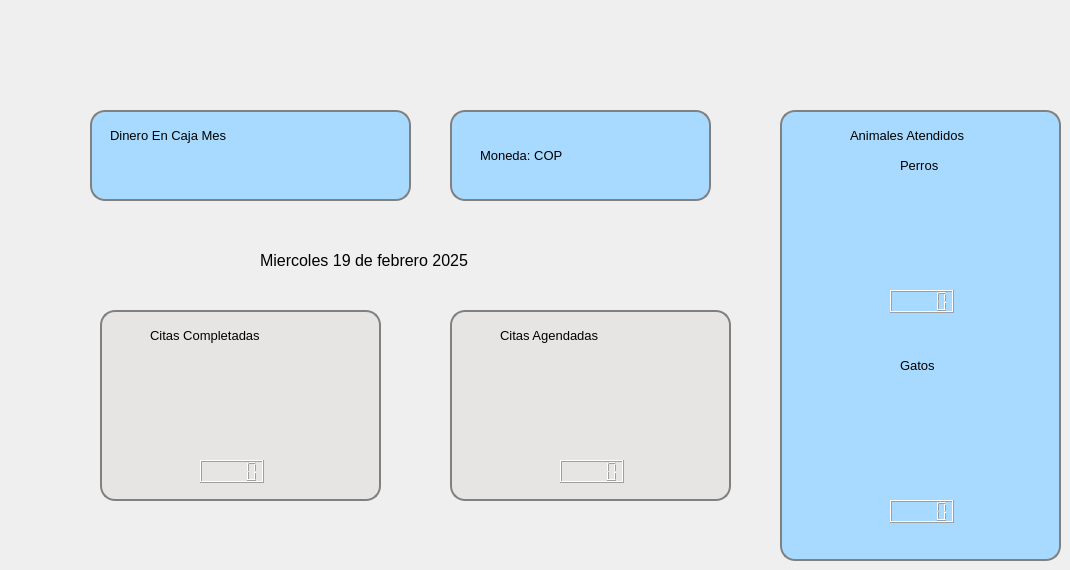
   <widget class="QWidget" name="pageGeneral">
    <widget class="QWidget" name="widgetDinero" native="true">
     <property name="geometry">
      <rect>
       <x>90</x>
       <y>110</y>
       <width>321</width>
       <height>91</height>
      </rect>
     </property>
     <property name="styleSheet">
      <string notr="true">QWidget#widgetDinero {
background-color: #a8daff; /* Azul claro */
border-radius: 15px; /* Borde redondeado */
border: 2px solid #808080; /* Borde gris */
background-position: right center; /* Coloca la imagen en el lado derecho */
background-repeat: no-repeat; /* No repite la imagen */
padding-right: 40px; /* Espacio adicional para evitar que el contenido se superponga con la imagen */

}


</string>
     </property>
     <widget class="QLineEdit" name="lineEditDineroCaja">
      <property name="geometry">
       <rect>
        <x>30</x>
        <y>50</y>
        <width>131</width>
        <height>31</height>
       </rect>
      </property>
      <property name="styleSheet">
       <string notr="true">background-color: #a8daff; /* Azul claro */
border: 2px solid #a8daff; /* Borde gris */</string>
      </property>
     </widget>
     <widget class="QLabel" name="label_3">
      <property name="geometry">
       <rect>
        <x>20</x>
        <y>10</y>
        <width>161</width>
        <height>31</height>
       </rect>
      </property>
      <property name="font">
       <font>
        <pointsize>10</pointsize>
       </font>
      </property>
      <property name="layoutDirection">
       <enum>Qt::LeftToRight</enum>
      </property>
      <property name="styleSheet">
       <string notr="true">background-color: #a8daff; /* Azul claro */</string>
      </property>
      <property name="text">
       <string>Dinero En Caja Mes </string>
      </property>
     </widget>
     <widget class="QLabel" name="label_4">
      <property name="geometry">
       <rect>
        <x>190</x>
        <y>40</y>
        <width>111</width>
        <height>41</height>
       </rect>
      </property>
      <property name="font">
       <font>
        <pointsize>10</pointsize>
       </font>
      </property>
      <property name="layoutDirection">
       <enum>Qt::LeftToRight</enum>
      </property>
      <property name="styleSheet">
       <string notr="true">background-color: #a8daff; /* Azul claro */
image: url(:/images/images/dinero.png);</string>
      </property>
      <property name="text">
       <string/>
      </property>
     </widget>
     <widget class="QLineEdit" name="lineEditMesDineroEnCaja">
      <property name="geometry">
       <rect>
        <x>180</x>
        <y>10</y>
        <width>121</width>
        <height>31</height>
       </rect>
      </property>
      <property name="styleSheet">
       <string notr="true">background-color: #a8daff; /* Azul claro */
border: 2px solid #a8daff; /* Borde gris */</string>
      </property>
     </widget>
    </widget>
    <widget class="QWidget" name="widgetCarrosEnParqueadero" native="true">
     <property name="geometry">
      <rect>
       <x>100</x>
       <y>310</y>
       <width>281</width>
       <height>191</height>
      </rect>
     </property>
     <property name="styleSheet">
      <string notr="true">QWidget#widgetCarrosEnParqueadero {
background-color: #e7e4e4; /* Azul claro */
border-radius: 15px; /* Borde redondeado */
border: 2px solid #808080; /* Borde gris */
background-position: right center; /* Coloca la imagen en el lado derecho */
background-repeat: no-repeat; /* No repite la imagen */
padding-right: 40px; /* Espacio adicional para evitar que el contenido se superponga con la imagen */

}


</string>
     </property>
     <widget class="QLabel" name="label_13">
      <property name="geometry">
       <rect>
        <x>50</x>
        <y>10</y>
        <width>191</width>
        <height>31</height>
       </rect>
      </property>
      <property name="font">
       <font>
        <pointsize>10</pointsize>
       </font>
      </property>
      <property name="layoutDirection">
       <enum>Qt::LeftToRight</enum>
      </property>
      <property name="styleSheet">
       <string notr="true">background-color: #e7e4e4; /* Azul claro */</string>
      </property>
      <property name="text">
       <string>Citas Completadas</string>
      </property>
     </widget>
     <widget class="QLabel" name="label_14">
      <property name="geometry">
       <rect>
        <x>60</x>
        <y>50</y>
        <width>151</width>
        <height>91</height>
       </rect>
      </property>
      <property name="font">
       <font>
        <pointsize>10</pointsize>
       </font>
      </property>
      <property name="layoutDirection">
       <enum>Qt::LeftToRight</enum>
      </property>
      <property name="styleSheet">
       <string notr="true">background-color: #e7e4e4; /* Azul claro */
image: url(:/images/images/completada.png);</string>
      </property>
      <property name="text">
       <string/>
      </property>
     </widget>
     <widget class="QLCDNumber" name="lcdNumberCitasCompletadas">
      <property name="geometry">
       <rect>
        <x>100</x>
        <y>150</y>
        <width>64</width>
        <height>23</height>
       </rect>
      </property>
     </widget>
    </widget>
    <widget class="QWidget" name="widgetMotosEnParqueadero" native="true">
     <property name="geometry">
      <rect>
       <x>450</x>
       <y>310</y>
       <width>281</width>
       <height>191</height>
      </rect>
     </property>
     <property name="styleSheet">
      <string notr="true">QWidget#widgetMotosEnParqueadero {
background-color: #e7e4e4; /* Azul claro */
border-radius: 15px; /* Borde redondeado */
border: 2px solid #808080; /* Borde gris */
background-position: right center; /* Coloca la imagen en el lado derecho */
background-repeat: no-repeat; /* No repite la imagen */
padding-right: 40px; /* Espacio adicional para evitar que el contenido se superponga con la imagen */

}


</string>
     </property>
     <widget class="QLabel" name="label_15">
      <property name="geometry">
       <rect>
        <x>50</x>
        <y>10</y>
        <width>191</width>
        <height>31</height>
       </rect>
      </property>
      <property name="font">
       <font>
        <pointsize>10</pointsize>
       </font>
      </property>
      <property name="layoutDirection">
       <enum>Qt::LeftToRight</enum>
      </property>
      <property name="styleSheet">
       <string notr="true">background-color: #e7e4e4; /* Azul claro */</string>
      </property>
      <property name="text">
       <string>Citas Agendadas</string>
      </property>
     </widget>
     <widget class="QLabel" name="label_16">
      <property name="geometry">
       <rect>
        <x>60</x>
        <y>50</y>
        <width>161</width>
        <height>101</height>
       </rect>
      </property>
      <property name="font">
       <font>
        <pointsize>10</pointsize>
       </font>
      </property>
      <property name="layoutDirection">
       <enum>Qt::LeftToRight</enum>
      </property>
      <property name="styleSheet">
       <string notr="true">background-color: #e7e4e4; /* Azul claro */
image: url(:/images/images/reloj.png);</string>
      </property>
      <property name="text">
       <string/>
      </property>
     </widget>
     <widget class="QLCDNumber" name="lcdNumberCitasAgendadas">
      <property name="geometry">
       <rect>
        <x>110</x>
        <y>150</y>
        <width>64</width>
        <height>23</height>
       </rect>
      </property>
     </widget>
    </widget>
    <widget class="QWidget" name="widgetParqueaderosDisponibles" native="true">
     <property name="geometry">
      <rect>
       <x>780</x>
       <y>110</y>
       <width>281</width>
       <height>451</height>
      </rect>
     </property>
     <property name="styleSheet">
      <string notr="true">QWidget#widgetParqueaderosDisponibles {
background-color: #a8daff; /* Azul claro */
border-radius: 15px; /* Borde redondeado */
border: 2px solid #808080; /* Borde gris */
background-position: right center; /* Coloca la imagen en el lado derecho */
background-repeat: no-repeat; /* No repite la imagen */
padding-right: 40px; /* Espacio adicional para evitar que el contenido se superponga con la imagen */

}


</string>
     </property>
     <widget class="QLabel" name="label_17">
      <property name="geometry">
       <rect>
        <x>70</x>
        <y>10</y>
        <width>151</width>
        <height>31</height>
       </rect>
      </property>
      <property name="font">
       <font>
        <pointsize>10</pointsize>
       </font>
      </property>
      <property name="layoutDirection">
       <enum>Qt::LeftToRight</enum>
      </property>
      <property name="styleSheet">
       <string notr="true">background-color: #a8daff; /* Azul claro */</string>
      </property>
      <property name="text">
       <string>Animales Atendidos</string>
      </property>
     </widget>
     <widget class="QLabel" name="label_18">
      <property name="geometry">
       <rect>
        <x>60</x>
        <y>70</y>
        <width>161</width>
        <height>101</height>
       </rect>
      </property>
      <property name="font">
       <font>
        <pointsize>10</pointsize>
       </font>
      </property>
      <property name="layoutDirection">
       <enum>Qt::LeftToRight</enum>
      </property>
      <property name="styleSheet">
       <string notr="true">background-color: #a8daff; /* Azul claro */
image: url(:/images/images/perro.png);</string>
      </property>
      <property name="text">
       <string/>
      </property>
     </widget>
     <widget class="QLCDNumber" name="lcdNumberPerros">
      <property name="geometry">
       <rect>
        <x>110</x>
        <y>180</y>
        <width>64</width>
        <height>23</height>
       </rect>
      </property>
     </widget>
     <widget class="QLCDNumber" name="lcdNumberGatos">
      <property name="geometry">
       <rect>
        <x>110</x>
        <y>390</y>
        <width>64</width>
        <height>23</height>
       </rect>
      </property>
     </widget>
     <widget class="QLabel" name="label_19">
      <property name="geometry">
       <rect>
        <x>60</x>
        <y>280</y>
        <width>161</width>
        <height>101</height>
       </rect>
      </property>
      <property name="font">
       <font>
        <pointsize>10</pointsize>
       </font>
      </property>
      <property name="layoutDirection">
       <enum>Qt::LeftToRight</enum>
      </property>
      <property name="styleSheet">
       <string notr="true">background-color: #a8daff; /* Azul claro */
image: url(:/images/images/gato.png);</string>
      </property>
      <property name="text">
       <string/>
      </property>
     </widget>
     <widget class="QLabel" name="label_22">
      <property name="geometry">
       <rect>
        <x>120</x>
        <y>40</y>
        <width>71</width>
        <height>31</height>
       </rect>
      </property>
      <property name="font">
       <font>
        <pointsize>10</pointsize>
       </font>
      </property>
      <property name="layoutDirection">
       <enum>Qt::LeftToRight</enum>
      </property>
      <property name="styleSheet">
       <string notr="true">background-color: #a8daff; /* Azul claro */</string>
      </property>
      <property name="text">
       <string>Perros</string>
      </property>
     </widget>
     <widget class="QLabel" name="label_23">
      <property name="geometry">
       <rect>
        <x>120</x>
        <y>240</y>
        <width>71</width>
        <height>31</height>
       </rect>
      </property>
      <property name="font">
       <font>
        <pointsize>10</pointsize>
       </font>
      </property>
      <property name="layoutDirection">
       <enum>Qt::LeftToRight</enum>
      </property>
      <property name="styleSheet">
       <string notr="true">background-color: #a8daff; /* Azul claro */</string>
      </property>
      <property name="text">
       <string>Gatos</string>
      </property>
     </widget>
    </widget>
    <widget class="QWidget" name="widgetMoneda" native="true">
     <property name="geometry">
      <rect>
       <x>450</x>
       <y>110</y>
       <width>261</width>
       <height>91</height>
      </rect>
     </property>
     <property name="styleSheet">
      <string notr="true">QWidget#widgetMoneda {
background-color: #a8daff; /* Azul claro */
border-radius: 15px; /* Borde redondeado */
border: 2px solid #808080; /* Borde gris */
background-position: right center; /* Coloca la imagen en el lado derecho */
background-repeat: no-repeat; /* No repite la imagen */
padding-right: 40px; /* Espacio adicional para evitar que el contenido se superponga con la imagen */

}


</string>
     </property>
     <widget class="QLabel" name="label_20">
      <property name="geometry">
       <rect>
        <x>30</x>
        <y>30</y>
        <width>121</width>
        <height>31</height>
       </rect>
      </property>
      <property name="font">
       <font>
        <pointsize>10</pointsize>
       </font>
      </property>
      <property name="layoutDirection">
       <enum>Qt::LeftToRight</enum>
      </property>
      <property name="styleSheet">
       <string notr="true">background-color: #a8daff; /* Azul claro */</string>
      </property>
      <property name="text">
       <string>Moneda: COP</string>
      </property>
     </widget>
     <widget class="QLabel" name="label_21">
      <property name="geometry">
       <rect>
        <x>140</x>
        <y>20</y>
        <width>111</width>
        <height>61</height>
       </rect>
      </property>
      <property name="font">
       <font>
        <pointsize>10</pointsize>
       </font>
      </property>
      <property name="layoutDirection">
       <enum>Qt::LeftToRight</enum>
      </property>
      <property name="styleSheet">
       <string notr="true">background-color: #a8daff; /* Azul claro */
image: url(:images/images/pesos.png);</string>
      </property>
      <property name="text">
       <string/>
      </property>
     </widget>
    </widget>
    <widget class="QLabel" name="labelFecha">
     <property name="geometry">
      <rect>
       <x>260</x>
       <y>240</y>
       <width>291</width>
       <height>41</height>
      </rect>
     </property>
     <property name="font">
      <font>
       <pointsize>12</pointsize>
      </font>
     </property>
     <property name="text">
      <string>Miercoles 19 de febrero 2025</string>
     </property>
    </widget>
   </widget>
